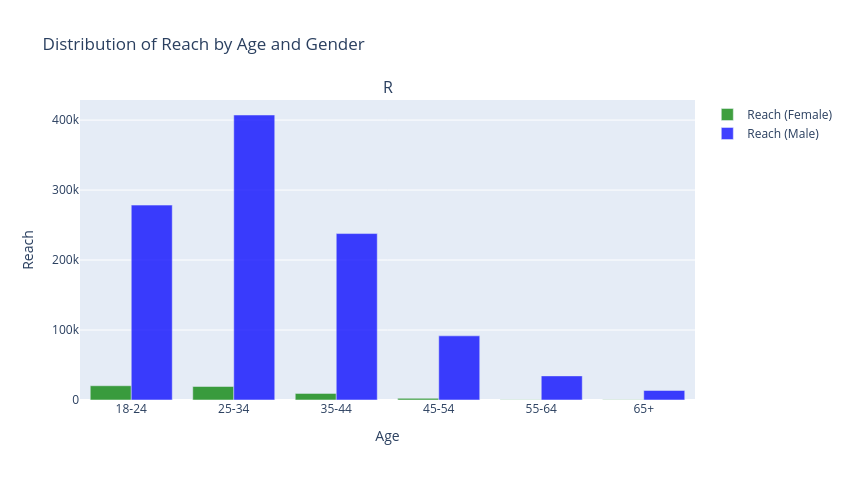

This figure's notebook cell:
### Code cell
data_agg['Gender'] = data_agg['Gender'].str.strip().str.capitalize()
colors = {'Male': 'blue', 'Female': 'green'}

fig = make_subplots(rows=1, cols=1, subplot_titles=('Reach by Age and Gender'))

for gender in data_agg['Gender'].unique():
    filtered_data = data_agg[data_agg['Gender'] == gender]
    fig.add_trace(go.Bar(
        x=filtered_data['Age'],
        y=filtered_data['Reach'],
        name=f'Reach ({gender})',
        marker_color=colors.get(gender, 'gray'),  
        opacity=0.75  
    ), row=1, col=1)

fig.update_layout(
    title_text='Distribution of Reach by Age and Gender',
    xaxis_title='Age',
    yaxis_title='Reach',
    width=850,  
    height=480,  
    barmode='group'  
)

fig.show()
pio.write_image(fig, 'reach_by_age_gender.png')

### Figure 1 — Plotly figure (JSON) as saved in the notebook; plotly's stock layout.template omitted (floating-point values rounded to 4 significant figures)
{"data": [{"marker": {"color": "green"}, "name": "Reach (Female)", "opacity": 0.75, "type": "bar", "x": ["18-24", "25-34", "35-44", "45-54", "55-64", "65+"], "xaxis": "x", "y": [20342, 19311, 9425, 2345, 427, 320], "yaxis": "y"}, {"marker": {"color": "blue"}, "name": "Reach (Male)", "opacity": 0.75, "type": "bar", "x": ["18-24", "25-34", "35-44", "45-54", "55-64", "65+"], "xaxis": "x", "y": [278487, 407266, 237829, 91673, 34454, 13621], "yaxis": "y"}], "layout": {"annotations": [{"font": {"size": 16}, "showarrow": false, "text": "R", "x": 0.5, "xanchor": "center", "xref": "paper", "y": 1, "yanchor": "bottom", "yref": "paper"}], "barmode": "group", "height": 480, "title": {"text": "Distribution of Reach by Age and Gender"}, "width": 850, "xaxis": {"anchor": "y", "autorange": true, "domain": [0, 1], "range": [-0.5, 5.5], "title": {"text": "Age"}, "type": "category"}, "yaxis": {"anchor": "x", "autorange": true, "domain": [0, 1], "range": [0, 428700.0], "title": {"text": "Reach"}, "type": "linear"}}}
